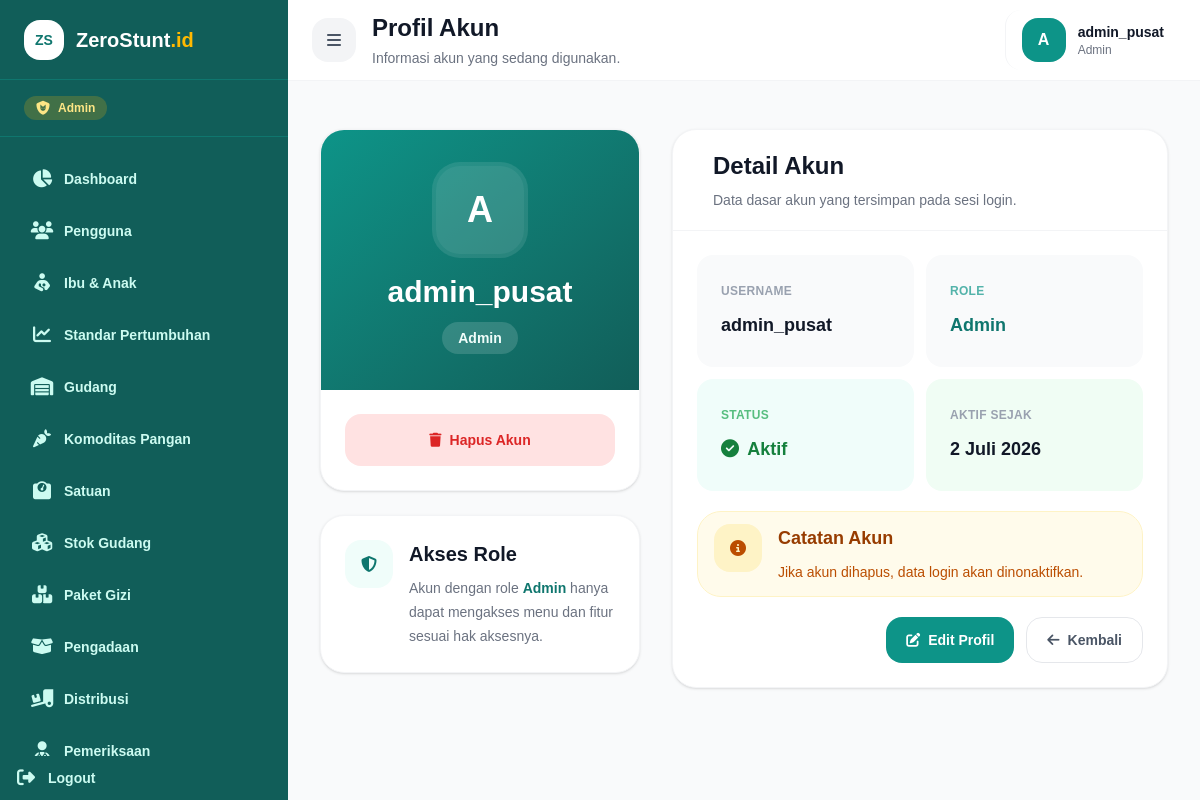
Screenshot of /profile (signed in) with the database file from the repository.
### tables this page shows
CREATE TABLE `users` (
  `id_user` int NOT NULL,
  `username` varchar(50) NOT NULL,
  `password` varchar(255) NOT NULL,
  `role` enum('Admin','Kader','Petani','Ibu') NOT NULL,
  `id_gudang` int DEFAULT NULL,
  `is_active` tinyint(1) NOT NULL DEFAULT '1',
  `created_at` timestamp NULL DEFAULT CURRENT_TIMESTAMP,
  `updated_at` timestamp NULL DEFAULT CURRENT_TIMESTAMP ON UPDATE CURRENT_TIMESTAMP,
  `deleted_at` timestamp NULL DEFAULT NULL
);

### controllers/ProfileController.php (called while the page is built, shortened)
<?php
class ProfileController
{
    public function index()
    {
        $userModel = new User();
        $user = $userModel->findById($_SESSION['user_id']);
        require '../views/profile/index.php';
    }
}

### models/User.php (called while the page is built, shortened)
<?php
class User
{
    protected $db;
    public function __construct()
    {
        global $koneksi;
        $this->db = $koneksi;
    }
    public function findByid($id_user)
    {
        $stmt = mysqli_prepare($this->db, "SELECT id_user, username, role, is_active, created_at, id_gudang FROM users WHERE id_user = ? AND is_active = 1 LIMIT 1");
        mysqli_stmt_bind_param($stmt, 'i', $id_user);
        mysqli_stmt_execute($stmt);
        $result = mysqli_stmt_get_result($stmt);
        $user = mysqli_fetch_assoc($result);
        return $user;
    }
}

### views/profile/index.php (the view, shortened to what this page needs)
<?php
$username = $user['username'] ?? ($_SESSION['username'] ?? 'User');
$role = $user['role'] ?? ($_SESSION['role'] ?? 'Role');
$created = $user['created_at'] ?? $user['tgl_created'] ?? null;
$bulanIndonesia = [
    1 => 'Januari',
    2 => 'Februari',
    3 => 'Maret',
    4 => 'April',
    5 => 'Mei',
    6 => 'Juni',
    7 => 'Juli',
    8 => 'Agustus',
    9 => 'September',
    10 => 'Oktober',
    11 => 'November',
    12 => 'Desember',
];
if ($created) {
    $timestamp = strtotime($created);
    $tanggal = date('j', $timestamp);
    $bulan = $bulanIndonesia[(int) date('m', $timestamp)];
    $tahun = date('Y', $timestamp);
    $createdText = $tanggal . ' ' . $bulan . ' ' . $tahun;
} else {
    $createdText = '-';
}
$initial = strtoupper(substr($username, 0, 1));
?>
<div class="min-h-[calc(100vh-10rem)] flex items-center justify-center py-4">
    <div class="w-full max-w-5xl mx-auto">
        <div class="grid grid-cols-1 lg:grid-cols-5 gap-8 items-start justify-center">
            <div class="lg:col-span-2 space-y-6">
                <div class="rounded-3xl border border-gray-100 bg-white shadow-sm overflow-hidden">
                    <div class="bg-gradient-to-br from-teal-600 to-teal-800 px-8 py-9 text-white text-center">
                        <div class="mx-auto mb-5 flex items-center justify-center rounded-3xl bg-white/15 text-4xl font-extrabold ring-4 ring-white/10"
                            style="width: 5.5rem; height: 5.5rem;">
                            <?= htmlspecialchars($initial); ?>
                        </div>
                        <h2 class="text-3xl font-extrabold">
                            <?= htmlspecialchars($username); ?>
                        </h2>
                        <p class="mt-3 inline-flex items-center justify-center rounded-full bg-white/15 px-4 py-1.5 text-sm font-bold text-teal-50">
                            <?= htmlspecialchars($role); ?>
                        </p>
                    </div>
                    <div class="p-6">
                        <form method="post"
                            action="/profile/delete"
                            data-confirm
                            data-confirm-title="Hapus akun?"
                            data-confirm-message="Akun ini tidak akan bisa digunakan untuk login lagi. Pastikan Anda benar-benar ingin menghapus akun."
                            data-confirm-text="Ya, hapus akun"
                            data-confirm-tone="danger">
                            <button type="submit"
                                class="flex w-full items-center justify-center gap-2 rounded-2xl bg-red-100 px-5 py-4 text-sm font-extrabold text-red-600 transition hover:bg-red-200">
                                <i class="fa-solid fa-trash"></i>
                                Hapus Akun
                            </button>
                        </form>
                    </div>
                </div>
                <div class="rounded-3xl border border-gray-100 bg-white p-6 shadow-sm">
                    <div class="flex items-start gap-4">
                        <div class="flex shrink-0 items-center justify-center rounded-2xl bg-teal-50 text-teal-700"
                            style="width: 3rem; height: 3rem;">
                            <i class="fa-solid fa-shield-halved"></i>
                        </div>
                        <div>
                            <h3 class="text-xl font-extrabold text-gray-900">
                                Akses Role
                            </h3>
                            <p class="mt-2 text-sm leading-6 text-gray-500">
                                Akun dengan role
                                <span class="font-bold text-teal-700"><?= htmlspecialchars($role); ?></span>
                                hanya dapat mengakses menu dan fitur sesuai hak aksesnya.
                            </p>
                        </div>
                    </div>
                </div>
            </div>
            <div class="lg:col-span-3">
                <div class="rounded-3xl border border-gray-100 bg-white shadow-sm overflow-hidden">
                    <div class="border-b border-gray-100 px-10 py-5">
                        <h3 class="text-2xl font-extrabold text-gray-900">
                            Detail Akun
                        </h3>
                        <p class="mt-2 text-sm text-gray-500">
                            Data dasar akun yang tersimpan pada sesi login.
                        </p>
                    </div>
                    <div class="p-6">
                        <div class="grid grid-cols-1 md:grid-cols-2 gap-3">
                            <div class="min-h-28 rounded-2xl bg-gray-50 px-6 py-3 flex flex-col justify-center">
                                <p class="text-xs font-bold uppercase tracking-wide text-gray-400">
                                    Username
                                </p>
                                <p class="mt-3 text-lg font-extrabold text-gray-900">
                                    <?= htmlspecialchars($username); ?>
                                </p>
                            </div>
                            <div class="min-h-28 rounded-2xl bg-gray-50 px-6 py-3 flex flex-col justify-center">
                                <p class="text-xs font-bold uppercase tracking-wide text-teal-600/70">
                                    Role
                                </p>
                                <p class="mt-3 text-lg font-extrabold text-teal-700">
                                    <?= htmlspecialchars($role); ?>
                                </p>
                            </div>
                            <div class="min-h-28 rounded-2xl bg-teal-50 px-6 py-3 flex flex-col justify-center">
                                <p class="text-xs font-bold uppercase tracking-wide text-green-600/70">
                                    Status
                                </p>
                                <p class="mt-3 text-lg font-extrabold text-green-700">
                                    <i class="fa-solid fa-circle-check mr-1"></i>
                                    Aktif
                                </p>
                            </div>
                            <div class="min-h-28 rounded-2xl bg-green-50 px-6 py-3 flex flex-col justify-center">
                                <p class="text-xs font-bold uppercase tracking-wide text-gray-400">
                                    Aktif Sejak
                                </p>
                                <p class="mt-3 text-lg font-extrabold text-gray-900">
                                    <?= htmlspecialchars($createdText); ?>
                                </p>
                            </div>
                        </div>
                        <div class="mt-5 rounded-3xl bg-amber-50 border border-amber-100 px-4 py-3">
                            <div class="flex items-start gap-4">
                                <div class="flex shrink-0 items-center justify-center rounded-2xl bg-amber-100 text-amber-700"
                                    style="width: 3rem; height: 3rem;">
                                    <i class="fa-solid fa-circle-info"></i>
                                </div>
                                <div>
                                    <h4 class="text-lg font-extrabold text-amber-800">
                                        Catatan Akun
                                    </h4>
                                    <p class="mt-2 text-sm leading-6 text-amber-700">
                                        Jika akun dihapus, data login akan dinonaktifkan.
                                    </p>
                                </div>
                            </div>
                        </div>
                        <div class="mt-5 flex flex-col gap-3 sm:flex-row sm:justify-end">
                            <a href="/profile/edit"
                                class="inline-flex items-center justify-center gap-2 rounded-2xl bg-teal-600 px-5 py-3 text-sm font-bold text-white transition hover:bg-teal-700">
                                <i class="fa-solid fa-pen-to-square"></i>
                                Edit Profil
                            </a>
                            <a href="/dashboard"
                                class="inline-flex items-center justify-center gap-2 rounded-2xl border border-gray-200 px-5 py-3 text-sm font-bold text-gray-600 transition hover:bg-gray-50">
                                <i class="fa-solid fa-arrow-left"></i>
                                Kembali
                            </a>
                        </div>
                    </div>
                </div>
            </div>
        </div>
    </div>
</div>
<?php
require '../views/layouts/dashboard.php';

### rows the page displays
users: username "A", username "admin_pusat", role "Admin", created_at "2 Juli 2026"

### other values shown
$role "Admin"
$menu['label'] "Dashboard"
$menu['label'] "Pengguna"
$menu['label'] "Ibu & Anak"
$menu['label'] "Standar Pertumbuhan"
$menu['label'] "Gudang"
$menu['label'] "Komoditas Pangan"
$menu['label'] "Satuan"
$menu['label'] "Stok Gudang"
$menu['label'] "Paket Gizi"
$menu['label'] "Pengadaan"
$menu['label'] "Distribusi"
$menu['label'] "Pemeriksaan"
$pageTitle "Profil Akun"
$pageSubtitle "Informasi akun yang sedang digunakan."
